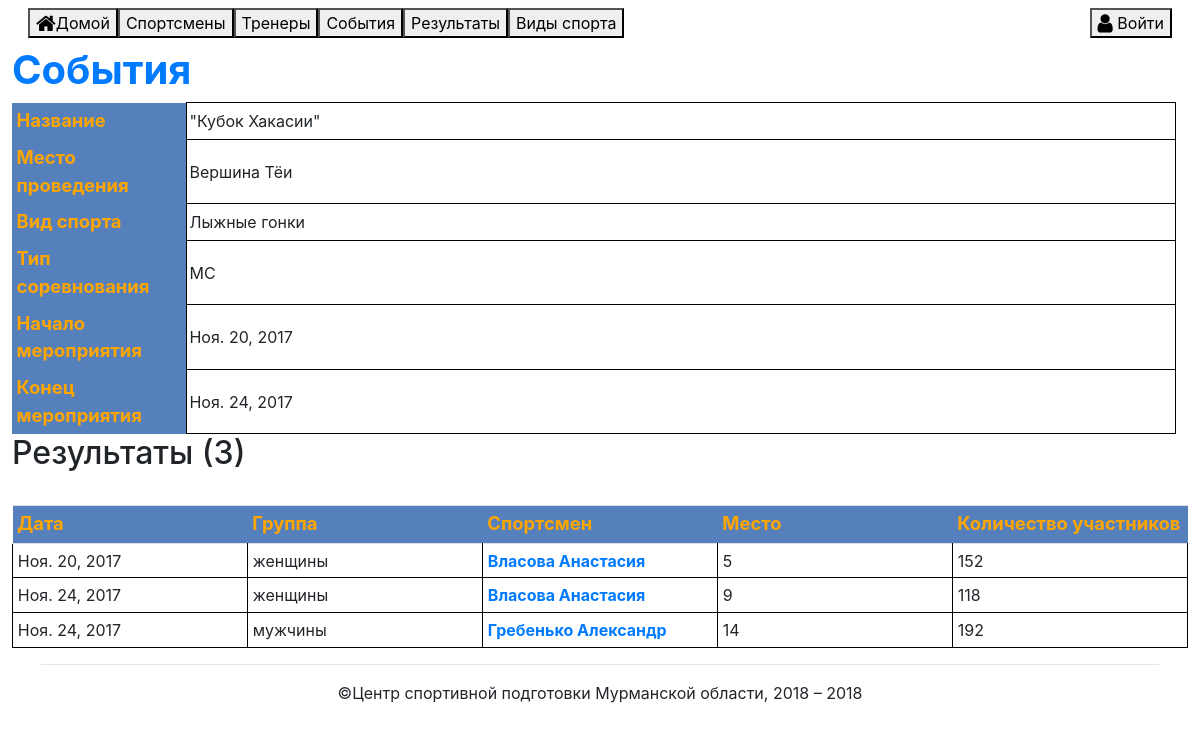
Before: /event/10 with the older database file.
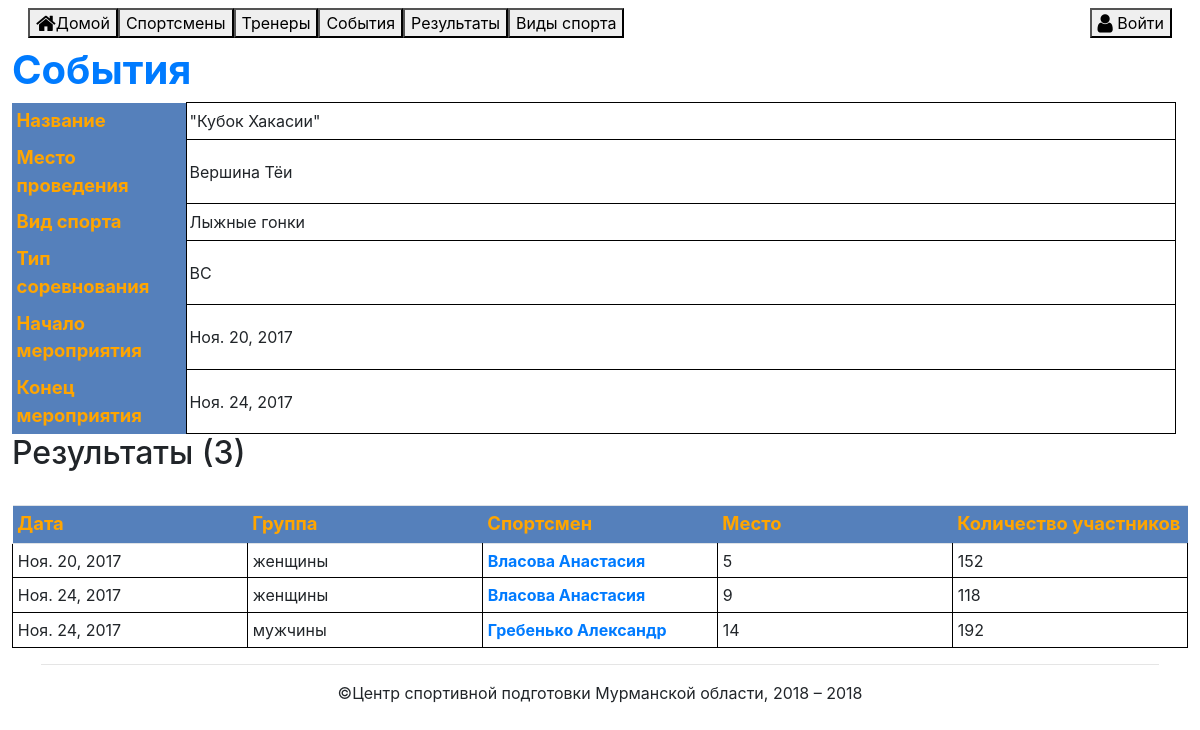
After: the same page with the newer database file.
### sport_reserve/models.py (models this page shows, shortened)
class Event(Model):
    class Meta:
        verbose_name = "Мерприятие"
        verbose_name_plural = "Мероприятия"
    Name = CharField(verbose_name="Название мероприятия", max_length=100)
    Place = ForeignKey(Place,
                       verbose_name="Место проведения",
                       help_text="Место проведения мероприятия или соревнования",
                       on_delete=PROTECT)
    Type = CharField(max_length=3, choices=EVENTTYPE_CHOICES,
                     verbose_name="Вид мероприятия",
                     help_text="Тренировочные, Всероссийские, Международные")
    Sport = ForeignKey(Sport,
                       verbose_name="Вид спорта",
                       help_text="Вид спорта", on_delete=PROTECT)
    Groups = ManyToManyField(Group, verbose_name="Группы",
                             help_text="Группы")
    AssignedTrainers = ManyToManyField(Trainer, verbose_name="Назначенный тренер", help_text="Назначенный тренер", blank=True)
    AssignedSportsmen = ManyToManyField(Sportsman, verbose_name="Назначенный спортсмен", help_text="Назначенные спортсмены", blank=True)
    Stage = CharField(verbose_name="Этап соревнований", null=True, blank=True, max_length=30)
    DateStart = DateField(verbose_name="Дата начала мероприятия")
    DateEnd = DateField(verbose_name="Дата окончания мероприятия")
    EKP = CharField(verbose_name="№ ЕКП", null=True, blank=True, max_length=30)
    FactCost = FloatField(verbose_name="Фактические расходы", null=True, blank=True)

### dictionary/models.py (models this page shows)
class Place(Model):
    class Meta:
        verbose_name = "Место"
        verbose_name_plural = "Места"
        ordering = ["Country", "Region", "City"]
    Country = CharField(verbose_name="Страна",
                        help_text="Страна проведения мероприятия или соревнования",
                        max_length=50)
    Region = CharField(verbose_name="Область",
                       help_text="Регион, область, республика, провинция...",
                       blank=True, null=True,
                       max_length=50)
    City = CharField(verbose_name="Город",
                     help_text="Населенный пункт (город)",
                     max_length=50)
    def __str__(self):
        return self.City

class Sport(Model):
    class Meta:
        verbose_name = "Вид спорта"
        verbose_name_plural = "Виды спорта"
        ordering = ["Name"]
    Name = CharField(verbose_name="Название вида спорта", max_length=100)
    Priority = BooleanField(verbose_name="Приоритетный вид спорта")
    Olympic = BooleanField(verbose_name="Олимпийский вид спорта")
    Winter = BooleanField(verbose_name="Зимний вид")
    def __str__(self):
        return self.Name

### sport_reserve/views.py (the view)
# urls.py: re_path(r'^event/(?P<pk>\d+)$', views.EventView.as_view(), name='event-detail'),
class EventView(DetailView):
    model = Event
    def get_context_data(self, **kwargs):
        context = super().get_context_data(**kwargs)
        context['results_list'] = Result.objects.filter(Event=kwargs['object'].id).order_by('Date', 'Group', 'Place')
        return context

### dictionary/models.py (called while the page is built)
    def __str__(self):
        return self.Name

### sport_reserve/models.py (called while the page is built)
    def __str__(self):
        return self.FIO

### sport_reserve/templates/sport_reserve/event_detail.html (shortened to what this page needs)
{% extends 'sport_reserve/base.html' %}
{% block content %}
    <h1><a href="{% url 'events' %}" alt="Вернуться к списку событий">События</a></h1>
    <table id="events">
    <tr>
    <th>Название</th>
        {% if user.is_authenticated %}
            <td><a href="{% url 'admin:sport_reserve_event_change' event.id %}">{{ event.Name }}&nbsp;<i class="fa fa-lg fa-pencil"></a></td>
        {% else %}
            <td>{{ event.Name }}</td>
        {% endif %}
    </tr>
    <tr>
    <th>Место проведения</th><td>{{ event.Place }}</td>
    </tr>
    <tr>
    <th>Вид спорта</th><td>{{ event.Sport }}</td>
    </tr>
    <tr>
    <th>Тип соревнования</th><td>{{ event.Type }}</td>
    </tr>
    <tr>
    <th>Начало мероприятия</th>
        <td>{{ event.DateStart }}</td>
    </tr>
    <tr>
    <th>Конец мероприятия</th>
        <td>{{ event.DateEnd }}</td>
    </tr>
    </table>
    <h2>Результаты ({{ results_list.count }})</h2>
    <div><br></div>
    <table id="results"  class="table table-sm table-nowrap table-hover">
    <tr>
        <th>Дата</th>
        <th>Группа</th>
        <th>Спортсмен</th>
        <th>Место</th>
        <th>Количество участников</th>
    </tr>
    {% for result in results_list %}
    <tr>
        <td>{{ result.Date }}</td>
        <td>{{ result.Group }}</td>
        <td><a href="{% url 'sportsman-detail' result.Sportsman_id %}">{{ result.Sportsman }}</a></td>
        <td>{{ result.Place }}</td>
        <td>{{ result.Competitors }}</td>
    </tr>
    {% empty %}
        <tr><td>Нет результатов.<td></tr>
    {% endfor %}
    </table>
{% endblock %}

Changed rows visible on the page:
changed Event "\"Кубок Хакасии\"": Type "МС" → "ВС"
